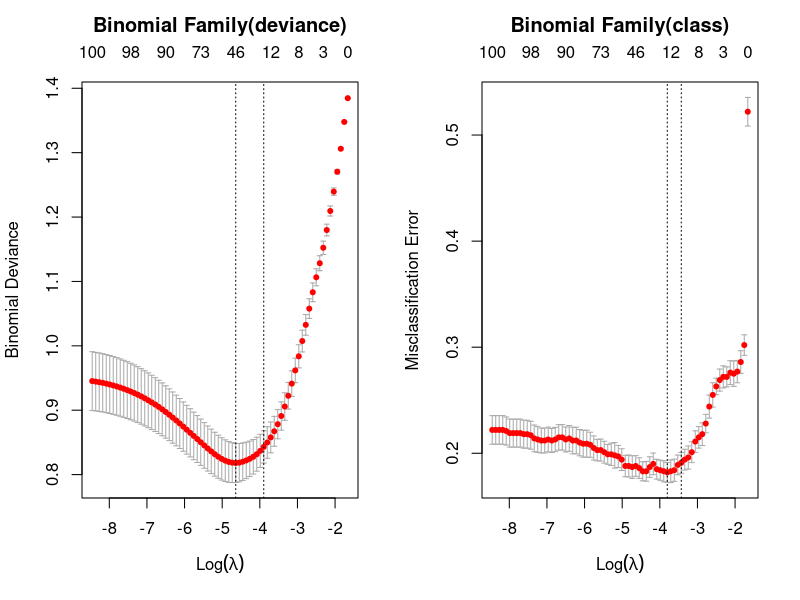

Write the R code that produced this figure.
# 加载带有惩罚项的广义线性模型
library("glmnet")
# 设置工作路径
setwd("D:\\softwares\\applied statistics\\rcodelearning\\chap44\\sourcecode")
# 生成数据
set.seed(1010)
n <- 1000
p <- 100
# 维度截取整数
nzc <- trunc(p / 10)
# 生成数据x
x <- matrix(rnorm(n * p), n, p)
# 生成真实的系数
beta <- rnorm(nzc)
# 生成真实的y
fx <- x[, seq(nzc)] %*% beta
eps <- rnorm(n) * 5
y <- drop(fx + eps)
# 生成真实概率
px <- exp(fx)
px <- px / (1 + px)
# 生成二项结果变量
ly <- rbinom(n = length(px), prob = px, size = 1)
# 构建CV的lasso的logistic模型
cvob1 <- cv.glmnet(x, ly, family = "binomial")
cvob2 <- cv.glmnet(x, ly, family = "binomial", type.measure = "class")
dev.new()
pdf("../codeimage/code3.pdf")
par(mfrow = c(1, 2))
plot(cvob1)
title("Binomial Family(deviance)", line = 2.5)
plot(cvob2)
title("Binomial Family(class)", line = 2.5)
dev.off()
dev.off()
# 保存工作空间
save.image("R7.RData")
